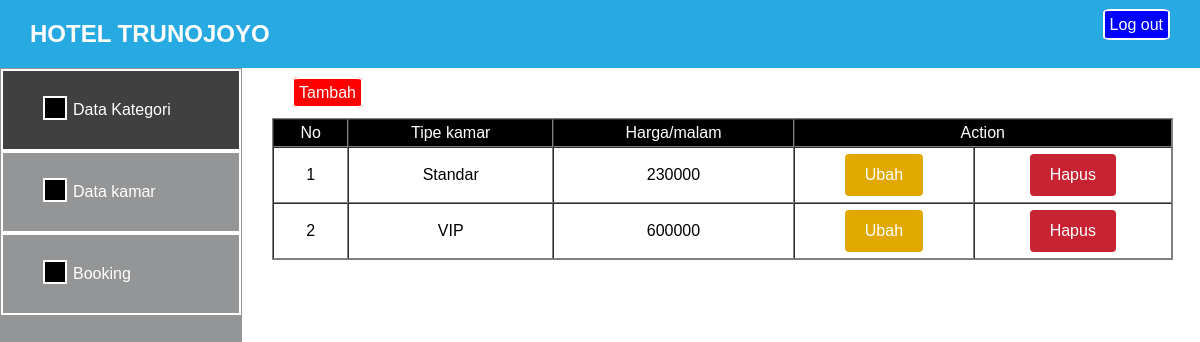
/kategori.php (signed in), run on the app's committed database.
### tables this page shows
CREATE TABLE `kategori_kamar` (
  `id_kategori` int(11) NOT NULL,
  `tipe_kamar` varchar(20) NOT NULL,
  `harga` int(11) NOT NULL
);

### kategori.php (the view, shortened to what this page needs)
<!DOCTYPE html>
<html>
	<head>
		<link rel="stylesheet" type="text/css" href="css/styledbkam.css">
	</head>
	<body>
		<header>
			<nav>
				<h1>HOTEL TRUNOJOYO</h1>
				<ul>
					<li><a href="logout.php">Log out</a></li>
				</ul>
			</nav>
		</header>
		<main>
			<div class="sidebar">
				<ul class="color_sidebar">
					<h1></h1>
					<li><a href="kategori.php">Data Kategori</a></li>
				</ul>
				<ul>
					<h1></h1>
					<li><a href="kamar.php">Data kamar</a></li>
				</ul>
				<ul>
					<h1></h1>
					<li><a href="booking.php">Booking</a></li>
				</ul>
			</div>
			<div class="content">
				<ul>
					<li><a class="kotak" href="form-tambah-kategori.php">Tambah</a></li>
				</ul>
				<table border="1" width="95%">
					<tr>
						<th>No</th>
						<th>Tipe kamar</th>
						<th>Harga/malam</th>
						<th colspan="2">Action</th>
					</tr>
					<?php
					include 'koneksi.php';
					$query = "SELECT * FROM kategori_kamar";
					$sql = mysqli_query($connect, $query);
					$no = 1;
					while ($data = mysqli_fetch_array($sql)) {
					echo "<tr>";
						echo "<td>".$no++."</td>";
						echo "<td>".$data['tipe_kamar']."</td>";
						echo "<td>".$data['harga']."</td>";
						echo "<td><a href='form-edit-kategori.php?id=".$data['id_kategori']."' class='btn-edit'>Ubah</a></td>";
						echo "<td><a href='proses-hapus-kategori.php?id=".$data['id_kategori']."' class='btn-hapus'>Hapus</a></td>";
					echo "</tr>";
					}
					?>
				</table>
			</div>
		</main>
	</body>
</html>

### css/styledbkam.css (style rules this page uses)
body { margin:0; padding:0; font-family: sans-serif; width: auto; }
header { position: sticky; top: 0; }
nav { background-color:#27A9E1; overflow: auto; padding:0 30px; }
h1 { float: left; color:white; }
nav li { list-style-type: none; float: right }
nav a { text-decoration: none; color: white; background-color: blue; padding: 5px; border-radius: 10%; border:2px solid white; }
main { height: 800px; width: auto; }
.sidebar { background-color: #939597; float: left; height: 100%; width: 20%; border: 1px solid #939597; }
.sidebar ul { margin:0; border:2px solid white ; }
.sidebar h1 { border:2px solid white; padding: 10px; margin: 25px 0; background-color: black; }
.color_sidebar { background-color:#404041; border:2px solid white; }
.sidebar li { list-style-type: none; margin: 10px; padding: 20px; }
.sidebar a { text-decoration: none; color: white; }
.content { background-color: #FFFFFF; float: right; height: 100%; width: 79%; text-align: center; }
.content li { list-style-type: none; float: left; }
.kotak { text-decoration: none; color: white; background-color: red; padding: 5px; border-radius: 10%; border:2px solid white; }
table { margin-top: 50px; margin-left: 20px; border: 1px solid grey; border-spacing:0; }
table th { padding:4px 6px; color: white; background-color: black; font-weight:100; }
.btn-edit { display: inline-block; text-decoration: none; background-color: #e0a800; color: white; padding: 12px 20px; border: none; border-radius: 4px; cursor: pointer; margin-top: 5px; margin-bottom: 5px; }
.btn-hapus { display: inline-block; text-decoration: none; background-color: #c82333;; color: white; padding: 12px 20px; border: none; border-radius: 4px; cursor: pointer; margin-top: 5px; margin-bottom: 5px; }

### data on the page
kategori_kamar: tipe_kamar "Standar", harga "230000"
kategori_kamar: tipe_kamar "VIP", harga "600000"
